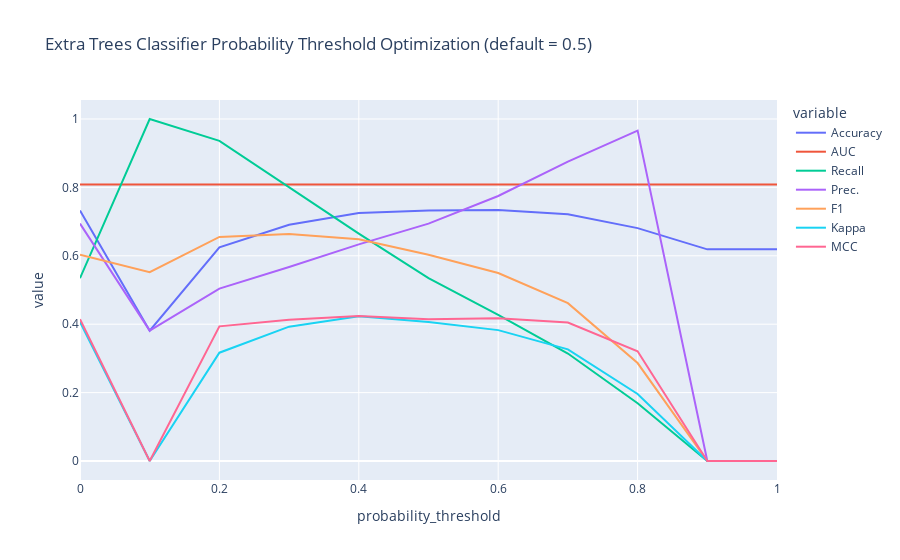
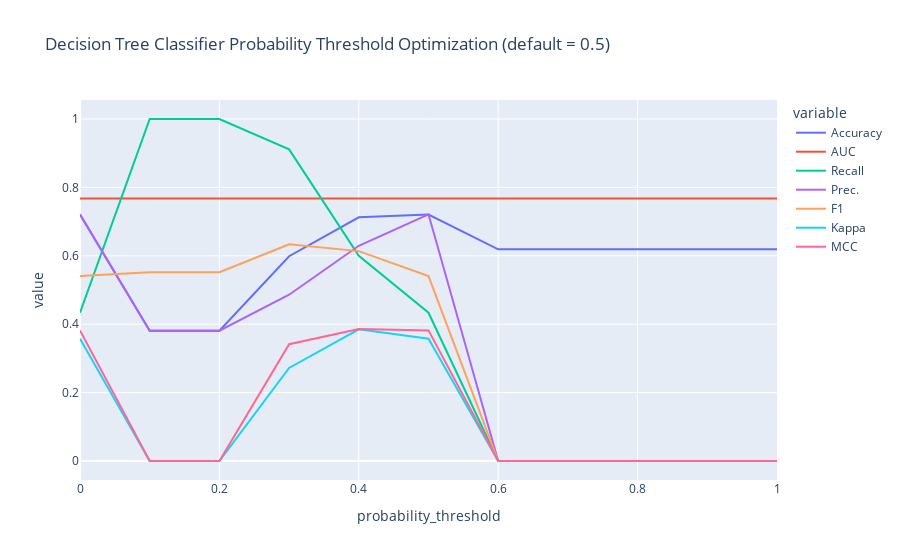
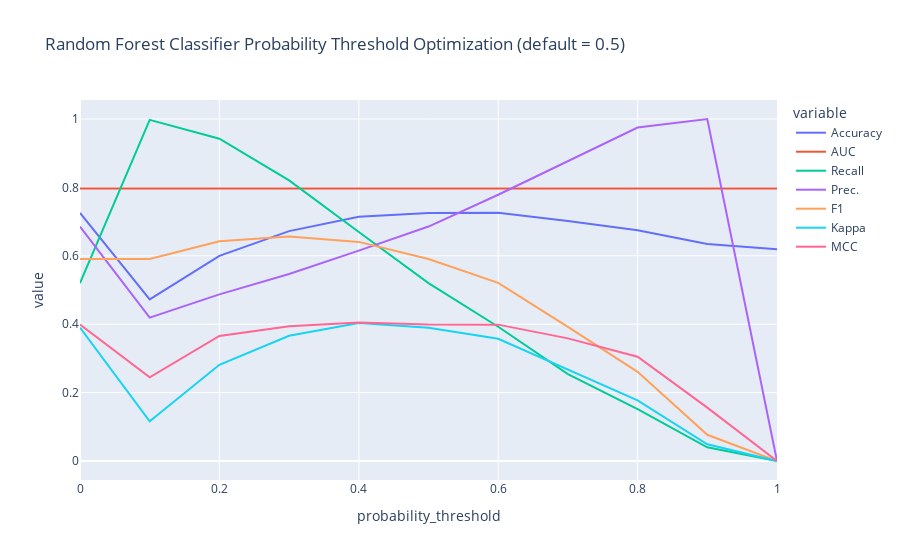

The cell these charts' notebook holds for them, in order:
### Code cell
optimized_top3 = []
for opt in calibrated_top3:
    optimized_top3.append(optimize_threshold(opt))

### Figure 1 — Plotly figure (JSON) as saved in the notebook; plotly's stock layout.template omitted (floating-point values rounded to 4 significant figures)
{"data": [{"hovertemplate": "variable=Accuracy<br>probability_threshold=%{x}<br>value=%{y}<extra></extra>", "legendgroup": "Accuracy", "line": {"color": "#636efa", "dash": "solid"}, "marker": {"symbol": "circle"}, "mode": "lines", "name": "Accuracy", "orientation": "v", "showlegend": true, "type": "scatter", "x": [0, 0.1, 0.2, 0.3, 0.4, 0.5, 0.6, 0.7, 0.8, 0.9, 1], "xaxis": "x", "y": [0.7322, 0.3811, 0.6246, 0.6909, 0.7251, 0.7322, 0.7338, 0.7214, 0.681, 0.6189, 0.6189], "yaxis": "y"}, {"hovertemplate": "variable=AUC<br>probability_threshold=%{x}<br>value=%{y}<extra></extra>", "legendgroup": "AUC", "line": {"color": "#EF553B", "dash": "solid"}, "marker": {"symbol": "circle"}, "mode": "lines", "name": "AUC", "orientation": "v", "showlegend": true, "type": "scatter", "x": [0, 0.1, 0.2, 0.3, 0.4, 0.5, 0.6, 0.7, 0.8, 0.9, 1], "xaxis": "x", "y": [0.8087, 0.8087, 0.8087, 0.8087, 0.8087, 0.8087, 0.8087, 0.8087, 0.8087, 0.8087, 0.8087], "yaxis": "y"}, {"hovertemplate": "variable=Recall<br>probability_threshold=%{x}<br>value=%{y}<extra></extra>", "legendgroup": "Recall", "line": {"color": "#00cc96", "dash": "solid"}, "marker": {"symbol": "circle"}, "mode": "lines", "name": "Recall", "orientation": "v", "showlegend": true, "type": "scatter", "x": [0, 0.1, 0.2, 0.3, 0.4, 0.5, 0.6, 0.7, 0.8, 0.9, 1], "xaxis": "x", "y": [0.5345, 1, 0.9359, 0.7996, 0.6648, 0.5345, 0.4276, 0.3143, 0.1688, 0, 0], "yaxis": "y"}, {"hovertemplate": "variable=Prec.<br>probability_threshold=%{x}<br>value=%{y}<extra></extra>", "legendgroup": "Prec.", "line": {"color": "#ab63fa", "dash": "solid"}, "marker": {"symbol": "circle"}, "mode": "lines", "name": "Prec.", "orientation": "v", "showlegend": true, "type": "scatter", "x": [0, 0.1, 0.2, 0.3, 0.4, 0.5, 0.6, 0.7, 0.8, 0.9, 1], "xaxis": "x", "y": [0.6941, 0.3811, 0.5041, 0.5674, 0.6334, 0.6941, 0.7748, 0.8756, 0.9662, 0, 0], "yaxis": "y"}, {"hovertemplate": "variable=F1<br>probability_threshold=%{x}<br>value=%{y}<extra></extra>", "legendgroup": "F1", "line": {"color": "#FFA15A", "dash": "solid"}, "marker": {"symbol": "circle"}, "mode": "lines", "name": "F1", "orientation": "v", "showlegend": true, "type": "scatter", "x": [0, 0.1, 0.2, 0.3, 0.4, 0.5, 0.6, 0.7, 0.8, 0.9, 1], "xaxis": "x", "y": [0.6032, 0.5519, 0.6552, 0.6636, 0.6483, 0.6032, 0.5498, 0.4615, 0.2864, 0, 0], "yaxis": "y"}, {"hovertemplate": "variable=Kappa<br>probability_threshold=%{x}<br>value=%{y}<extra></extra>", "legendgroup": "Kappa", "line": {"color": "#19d3f3", "dash": "solid"}, "marker": {"symbol": "circle"}, "mode": "lines", "name": "Kappa", "orientation": "v", "showlegend": true, "type": "scatter", "x": [0, 0.1, 0.2, 0.3, 0.4, 0.5, 0.6, 0.7, 0.8, 0.9, 1], "xaxis": "x", "y": [0.4063, 0, 0.3167, 0.3928, 0.423, 0.4063, 0.3827, 0.3264, 0.196, 0, 0], "yaxis": "y"}, {"hovertemplate": "variable=MCC<br>probability_threshold=%{x}<br>value=%{y}<extra></extra>", "legendgroup": "MCC", "line": {"color": "#FF6692", "dash": "solid"}, "marker": {"symbol": "circle"}, "mode": "lines", "name": "MCC", "orientation": "v", "showlegend": true, "type": "scatter", "x": [0, 0.1, 0.2, 0.3, 0.4, 0.5, 0.6, 0.7, 0.8, 0.9, 1], "xaxis": "x", "y": [0.4147, 0, 0.3938, 0.4129, 0.4237, 0.4147, 0.4174, 0.4047, 0.3208, 0, 0], "yaxis": "y"}], "layout": {"legend": {"title": {"text": "variable"}, "tracegroupgap": 0}, "title": {"text": "Extra Trees Classifier Probability Threshold Optimization (default = 0.5)"}, "xaxis": {"anchor": "y", "domain": [0, 1], "title": {"text": "probability_threshold"}}, "yaxis": {"anchor": "x", "domain": [0, 1], "title": {"text": "value"}}}}

### Figure 2 — Plotly figure (JSON) as saved in the notebook; plotly's stock layout.template omitted (floating-point values rounded to 4 significant figures)
{"data": [{"hovertemplate": "variable=Accuracy<br>probability_threshold=%{x}<br>value=%{y}<extra></extra>", "legendgroup": "Accuracy", "line": {"color": "#636efa", "dash": "solid"}, "marker": {"symbol": "circle"}, "mode": "lines", "name": "Accuracy", "orientation": "v", "showlegend": true, "type": "scatter", "x": [0, 0.1, 0.2, 0.3, 0.4, 0.5, 0.6, 0.7, 0.8, 0.9, 1], "xaxis": "x", "y": [0.7204, 0.3811, 0.3811, 0.5988, 0.7124, 0.7204, 0.6189, 0.6189, 0.6189, 0.6189, 0.6189], "yaxis": "y"}, {"hovertemplate": "variable=AUC<br>probability_threshold=%{x}<br>value=%{y}<extra></extra>", "legendgroup": "AUC", "line": {"color": "#EF553B", "dash": "solid"}, "marker": {"symbol": "circle"}, "mode": "lines", "name": "AUC", "orientation": "v", "showlegend": true, "type": "scatter", "x": [0, 0.1, 0.2, 0.3, 0.4, 0.5, 0.6, 0.7, 0.8, 0.9, 1], "xaxis": "x", "y": [0.7675, 0.7675, 0.7675, 0.7675, 0.7675, 0.7675, 0.7675, 0.7675, 0.7675, 0.7675, 0.7675], "yaxis": "y"}, {"hovertemplate": "variable=Recall<br>probability_threshold=%{x}<br>value=%{y}<extra></extra>", "legendgroup": "Recall", "line": {"color": "#00cc96", "dash": "solid"}, "marker": {"symbol": "circle"}, "mode": "lines", "name": "Recall", "orientation": "v", "showlegend": true, "type": "scatter", "x": [0, 0.1, 0.2, 0.3, 0.4, 0.5, 0.6, 0.7, 0.8, 0.9, 1], "xaxis": "x", "y": [0.4336, 1, 1, 0.9112, 0.5997, 0.4336, 0, 0, 0, 0, 0], "yaxis": "y"}, {"hovertemplate": "variable=Prec.<br>probability_threshold=%{x}<br>value=%{y}<extra></extra>", "legendgroup": "Prec.", "line": {"color": "#ab63fa", "dash": "solid"}, "marker": {"symbol": "circle"}, "mode": "lines", "name": "Prec.", "orientation": "v", "showlegend": true, "type": "scatter", "x": [0, 0.1, 0.2, 0.3, 0.4, 0.5, 0.6, 0.7, 0.8, 0.9, 1], "xaxis": "x", "y": [0.7213, 0.3811, 0.3811, 0.4861, 0.6294, 0.7213, 0, 0, 0, 0, 0], "yaxis": "y"}, {"hovertemplate": "variable=F1<br>probability_threshold=%{x}<br>value=%{y}<extra></extra>", "legendgroup": "F1", "line": {"color": "#FFA15A", "dash": "solid"}, "marker": {"symbol": "circle"}, "mode": "lines", "name": "F1", "orientation": "v", "showlegend": true, "type": "scatter", "x": [0, 0.1, 0.2, 0.3, 0.4, 0.5, 0.6, 0.7, 0.8, 0.9, 1], "xaxis": "x", "y": [0.5407, 0.5519, 0.5519, 0.6339, 0.6137, 0.5407, 0, 0, 0, 0, 0], "yaxis": "y"}, {"hovertemplate": "variable=Kappa<br>probability_threshold=%{x}<br>value=%{y}<extra></extra>", "legendgroup": "Kappa", "line": {"color": "#19d3f3", "dash": "solid"}, "marker": {"symbol": "circle"}, "mode": "lines", "name": "Kappa", "orientation": "v", "showlegend": true, "type": "scatter", "x": [0, 0.1, 0.2, 0.3, 0.4, 0.5, 0.6, 0.7, 0.8, 0.9, 1], "xaxis": "x", "y": [0.3577, 0, 0, 0.272, 0.3849, 0.3577, 0, 0, 0, 0, 0], "yaxis": "y"}, {"hovertemplate": "variable=MCC<br>probability_threshold=%{x}<br>value=%{y}<extra></extra>", "legendgroup": "MCC", "line": {"color": "#FF6692", "dash": "solid"}, "marker": {"symbol": "circle"}, "mode": "lines", "name": "MCC", "orientation": "v", "showlegend": true, "type": "scatter", "x": [0, 0.1, 0.2, 0.3, 0.4, 0.5, 0.6, 0.7, 0.8, 0.9, 1], "xaxis": "x", "y": [0.3819, 0, 0, 0.3415, 0.3856, 0.3819, 0, 0, 0, 0, 0], "yaxis": "y"}], "layout": {"legend": {"title": {"text": "variable"}, "tracegroupgap": 0}, "title": {"text": "Decision Tree Classifier Probability Threshold Optimization (default = 0.5)"}, "xaxis": {"anchor": "y", "domain": [0, 1], "title": {"text": "probability_threshold"}}, "yaxis": {"anchor": "x", "domain": [0, 1], "title": {"text": "value"}}}}

### Figure 3 — Plotly figure (JSON) as saved in the notebook; plotly's stock layout.template omitted (floating-point values rounded to 4 significant figures)
{"data": [{"hovertemplate": "variable=Accuracy<br>probability_threshold=%{x}<br>value=%{y}<extra></extra>", "legendgroup": "Accuracy", "line": {"color": "#636efa", "dash": "solid"}, "marker": {"symbol": "circle"}, "mode": "lines", "name": "Accuracy", "orientation": "v", "showlegend": true, "type": "scatter", "x": [0, 0.1, 0.2, 0.3, 0.4, 0.5, 0.6, 0.7, 0.8, 0.9, 1], "xaxis": "x", "y": [0.7253, 0.4724, 0.6, 0.6722, 0.7139, 0.7253, 0.7258, 0.7017, 0.675, 0.6342, 0.6189], "yaxis": "y"}, {"hovertemplate": "variable=AUC<br>probability_threshold=%{x}<br>value=%{y}<extra></extra>", "legendgroup": "AUC", "line": {"color": "#EF553B", "dash": "solid"}, "marker": {"symbol": "circle"}, "mode": "lines", "name": "AUC", "orientation": "v", "showlegend": true, "type": "scatter", "x": [0, 0.1, 0.2, 0.3, 0.4, 0.5, 0.6, 0.7, 0.8, 0.9, 1], "xaxis": "x", "y": [0.7967, 0.7967, 0.7967, 0.7967, 0.7967, 0.7967, 0.7967, 0.7967, 0.7967, 0.7967, 0.7967], "yaxis": "y"}, {"hovertemplate": "variable=Recall<br>probability_threshold=%{x}<br>value=%{y}<extra></extra>", "legendgroup": "Recall", "line": {"color": "#00cc96", "dash": "solid"}, "marker": {"symbol": "circle"}, "mode": "lines", "name": "Recall", "orientation": "v", "showlegend": true, "type": "scatter", "x": [0, 0.1, 0.2, 0.3, 0.4, 0.5, 0.6, 0.7, 0.8, 0.9, 1], "xaxis": "x", "y": [0.52, 0.9975, 0.9423, 0.8205, 0.6694, 0.52, 0.3926, 0.2538, 0.1515, 0.04, 0], "yaxis": "y"}, {"hovertemplate": "variable=Prec.<br>probability_threshold=%{x}<br>value=%{y}<extra></extra>", "legendgroup": "Prec.", "line": {"color": "#ab63fa", "dash": "solid"}, "marker": {"symbol": "circle"}, "mode": "lines", "name": "Prec.", "orientation": "v", "showlegend": true, "type": "scatter", "x": [0, 0.1, 0.2, 0.3, 0.4, 0.5, 0.6, 0.7, 0.8, 0.9, 1], "xaxis": "x", "y": [0.6855, 0.4193, 0.4873, 0.5467, 0.615, 0.6855, 0.7785, 0.8772, 0.975, 1, 0], "yaxis": "y"}, {"hovertemplate": "variable=F1<br>probability_threshold=%{x}<br>value=%{y}<extra></extra>", "legendgroup": "F1", "line": {"color": "#FFA15A", "dash": "solid"}, "marker": {"symbol": "circle"}, "mode": "lines", "name": "F1", "orientation": "v", "showlegend": true, "type": "scatter", "x": [0, 0.1, 0.2, 0.3, 0.4, 0.5, 0.6, 0.7, 0.8, 0.9, 1], "xaxis": "x", "y": [0.5905, 0.5904, 0.6424, 0.6561, 0.6407, 0.5905, 0.521, 0.3922, 0.2608, 0.0766, 0], "yaxis": "y"}, {"hovertemplate": "variable=Kappa<br>probability_threshold=%{x}<br>value=%{y}<extra></extra>", "legendgroup": "Kappa", "line": {"color": "#19d3f3", "dash": "solid"}, "marker": {"symbol": "circle"}, "mode": "lines", "name": "Kappa", "orientation": "v", "showlegend": true, "type": "scatter", "x": [0, 0.1, 0.2, 0.3, 0.4, 0.5, 0.6, 0.7, 0.8, 0.9, 1], "xaxis": "x", "y": [0.3898, 0.116, 0.2812, 0.3662, 0.4038, 0.3898, 0.3573, 0.2676, 0.1774, 0.049, 0], "yaxis": "y"}, {"hovertemplate": "variable=MCC<br>probability_threshold=%{x}<br>value=%{y}<extra></extra>", "legendgroup": "MCC", "line": {"color": "#FF6692", "dash": "solid"}, "marker": {"symbol": "circle"}, "mode": "lines", "name": "MCC", "orientation": "v", "showlegend": true, "type": "scatter", "x": [0, 0.1, 0.2, 0.3, 0.4, 0.5, 0.6, 0.7, 0.8, 0.9, 1], "xaxis": "x", "y": [0.3988, 0.2446, 0.3657, 0.3941, 0.4051, 0.3988, 0.3987, 0.3585, 0.3049, 0.1561, 0], "yaxis": "y"}], "layout": {"legend": {"title": {"text": "variable"}, "tracegroupgap": 0}, "title": {"text": "Random Forest Classifier Probability Threshold Optimization (default = 0.5)"}, "xaxis": {"anchor": "y", "domain": [0, 1], "title": {"text": "probability_threshold"}}, "yaxis": {"anchor": "x", "domain": [0, 1], "title": {"text": "value"}}}}
